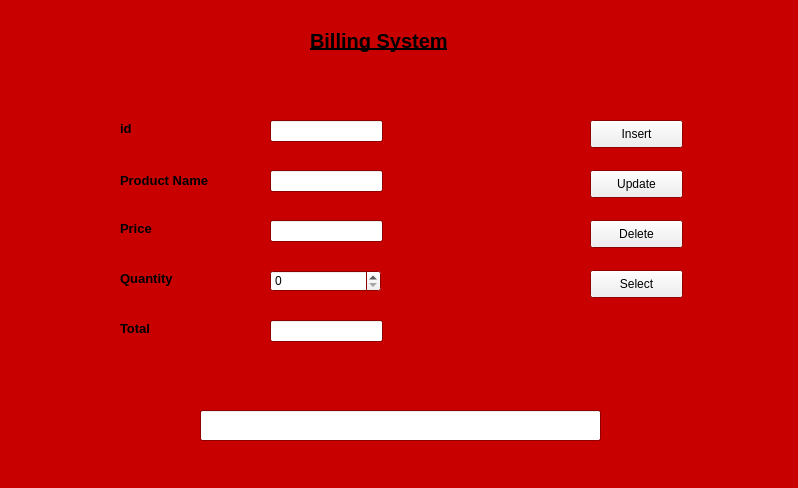
<?xml version="1.0" encoding="UTF-8"?>
<ui version="4.0">
 <class>bill</class>
 <widget class="QWidget" name="bill">
  <property name="geometry">
   <rect>
    <x>0</x>
    <y>0</y>
    <width>798</width>
    <height>488</height>
   </rect>
  </property>
  <property name="palette">
   <palette>
    <active>
     <colorrole role="Base">
      <brush brushstyle="SolidPattern">
       <color alpha="255">
        <red>255</red>
        <green>255</green>
        <blue>255</blue>
       </color>
      </brush>
     </colorrole>
     <colorrole role="Window">
      <brush brushstyle="SolidPattern">
       <color alpha="255">
        <red>200</red>
        <green>0</green>
        <blue>0</blue>
       </color>
      </brush>
     </colorrole>
    </active>
    <inactive>
     <colorrole role="Base">
      <brush brushstyle="SolidPattern">
       <color alpha="255">
        <red>255</red>
        <green>255</green>
        <blue>255</blue>
       </color>
      </brush>
     </colorrole>
     <colorrole role="Window">
      <brush brushstyle="SolidPattern">
       <color alpha="255">
        <red>200</red>
        <green>0</green>
        <blue>0</blue>
       </color>
      </brush>
     </colorrole>
    </inactive>
    <disabled>
     <colorrole role="Base">
      <brush brushstyle="SolidPattern">
       <color alpha="255">
        <red>200</red>
        <green>0</green>
        <blue>0</blue>
       </color>
      </brush>
     </colorrole>
     <colorrole role="Window">
      <brush brushstyle="SolidPattern">
       <color alpha="255">
        <red>200</red>
        <green>0</green>
        <blue>0</blue>
       </color>
      </brush>
     </colorrole>
    </disabled>
   </palette>
  </property>
  <property name="windowTitle">
   <string>Billing System</string>
  </property>
  <property name="autoFillBackground">
   <bool>true</bool>
  </property>
  <widget class="QLabel" name="label">
   <property name="geometry">
    <rect>
     <x>310</x>
     <y>20</y>
     <width>191</width>
     <height>41</height>
    </rect>
   </property>
   <property name="font">
    <font>
     <pointsize>15</pointsize>
     <weight>75</weight>
     <bold>true</bold>
     <underline>true</underline>
    </font>
   </property>
   <property name="text">
    <string>Billing System</string>
   </property>
  </widget>
  <widget class="QLabel" name="name">
   <property name="geometry">
    <rect>
     <x>120</x>
     <y>170</y>
     <width>121</width>
     <height>20</height>
    </rect>
   </property>
   <property name="font">
    <font>
     <pointsize>10</pointsize>
     <weight>75</weight>
     <bold>true</bold>
    </font>
   </property>
   <property name="text">
    <string>Product Name</string>
   </property>
  </widget>
  <widget class="QLabel" name="price">
   <property name="geometry">
    <rect>
     <x>120</x>
     <y>220</y>
     <width>55</width>
     <height>16</height>
    </rect>
   </property>
   <property name="font">
    <font>
     <pointsize>10</pointsize>
     <weight>75</weight>
     <bold>true</bold>
    </font>
   </property>
   <property name="text">
    <string>Price</string>
   </property>
  </widget>
  <widget class="QLabel" name="qty">
   <property name="geometry">
    <rect>
     <x>120</x>
     <y>270</y>
     <width>91</width>
     <height>16</height>
    </rect>
   </property>
   <property name="font">
    <font>
     <pointsize>10</pointsize>
     <weight>75</weight>
     <bold>true</bold>
    </font>
   </property>
   <property name="text">
    <string>Quantity</string>
   </property>
  </widget>
  <widget class="QLabel" name="tot">
   <property name="geometry">
    <rect>
     <x>120</x>
     <y>320</y>
     <width>55</width>
     <height>16</height>
    </rect>
   </property>
   <property name="font">
    <font>
     <pointsize>10</pointsize>
     <weight>75</weight>
     <bold>true</bold>
    </font>
   </property>
   <property name="text">
    <string>Total</string>
   </property>
  </widget>
  <widget class="QLineEdit" name="name_in">
   <property name="geometry">
    <rect>
     <x>270</x>
     <y>170</y>
     <width>113</width>
     <height>22</height>
    </rect>
   </property>
  </widget>
  <widget class="QLineEdit" name="price_in">
   <property name="geometry">
    <rect>
     <x>270</x>
     <y>220</y>
     <width>113</width>
     <height>22</height>
    </rect>
   </property>
  </widget>
  <widget class="QLineEdit" name="tot_in">
   <property name="geometry">
    <rect>
     <x>270</x>
     <y>320</y>
     <width>113</width>
     <height>22</height>
    </rect>
   </property>
  </widget>
  <widget class="QPushButton" name="insert">
   <property name="geometry">
    <rect>
     <x>590</x>
     <y>120</y>
     <width>93</width>
     <height>28</height>
    </rect>
   </property>
   <property name="text">
    <string>Insert</string>
   </property>
  </widget>
  <widget class="QPushButton" name="update">
   <property name="geometry">
    <rect>
     <x>590</x>
     <y>170</y>
     <width>93</width>
     <height>28</height>
    </rect>
   </property>
   <property name="text">
    <string>Update</string>
   </property>
  </widget>
  <widget class="QPushButton" name="delete_2">
   <property name="geometry">
    <rect>
     <x>590</x>
     <y>220</y>
     <width>93</width>
     <height>28</height>
    </rect>
   </property>
   <property name="text">
    <string>Delete</string>
   </property>
  </widget>
  <widget class="QPushButton" name="select">
   <property name="geometry">
    <rect>
     <x>590</x>
     <y>270</y>
     <width>93</width>
     <height>28</height>
    </rect>
   </property>
   <property name="text">
    <string>Select</string>
   </property>
  </widget>
  <widget class="QLineEdit" name="all">
   <property name="geometry">
    <rect>
     <x>200</x>
     <y>410</y>
     <width>401</width>
     <height>31</height>
    </rect>
   </property>
  </widget>
  <widget class="QLabel" name="id">
   <property name="geometry">
    <rect>
     <x>120</x>
     <y>120</y>
     <width>55</width>
     <height>16</height>
    </rect>
   </property>
   <property name="font">
    <font>
     <pointsize>10</pointsize>
     <weight>75</weight>
     <bold>true</bold>
    </font>
   </property>
   <property name="text">
    <string>id</string>
   </property>
  </widget>
  <widget class="QLineEdit" name="id_in">
   <property name="geometry">
    <rect>
     <x>270</x>
     <y>120</y>
     <width>113</width>
     <height>22</height>
    </rect>
   </property>
  </widget>
  <widget class="QSpinBox" name="qty_in">
   <property name="geometry">
    <rect>
     <x>270</x>
     <y>270</y>
     <width>111</width>
     <height>22</height>
    </rect>
   </property>
  </widget>
 </widget>
 <resources/>
 <connections/>
</ui>
